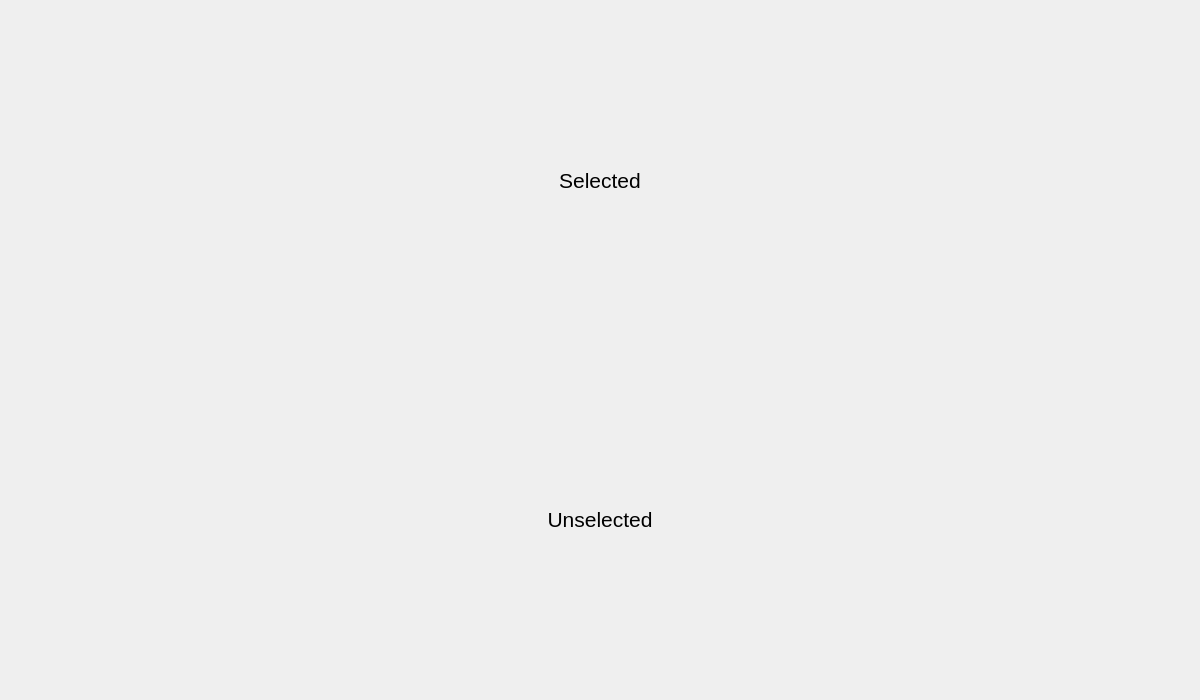
<?xml version="1.0" encoding="UTF-8"?>
<ui version="4.0">
 <class>ColorRangeViewer</class>
 <widget class="QDialog" name="ColorRangeViewer">
  <property name="geometry">
   <rect>
    <x>0</x>
    <y>0</y>
    <width>1200</width>
    <height>700</height>
   </rect>
  </property>
  <property name="windowTitle">
   <string>Color Range Viewer</string>
  </property>
  <layout class="QVBoxLayout" name="verticalLayout">
   <property name="spacing">
    <number>0</number>
   </property>
   <item>
    <widget class="QWidget" name="selectedWidget" native="true">
     <layout class="QVBoxLayout" name="verticalLayout_2">
      <item>
       <widget class="QLabel" name="selectedLabel">
        <property name="sizePolicy">
         <sizepolicy hsizetype="Preferred" vsizetype="Maximum">
          <horstretch>0</horstretch>
          <verstretch>0</verstretch>
         </sizepolicy>
        </property>
        <property name="font">
         <font>
          <pointsize>16</pointsize>
         </font>
        </property>
        <property name="toolTip">
         <string>Selected images for viewing.
Shows images that you've chosen to view in the range viewer.
Click on images below to add or remove them from this section.</string>
        </property>
        <property name="text">
         <string>Selected</string>
        </property>
        <property name="alignment">
         <set>Qt::AlignCenter</set>
        </property>
       </widget>
      </item>
      <item>
       <layout class="QHBoxLayout" name="selectedLayout">
        <property name="spacing">
         <number>0</number>
        </property>
       </layout>
      </item>
     </layout>
    </widget>
   </item>
   <item>
    <widget class="QWidget" name="widget" native="true">
     <layout class="QVBoxLayout" name="verticalLayout_3">
      <item>
       <widget class="QLabel" name="label">
        <property name="sizePolicy">
         <sizepolicy hsizetype="Preferred" vsizetype="Maximum">
          <horstretch>0</horstretch>
          <verstretch>0</verstretch>
         </sizepolicy>
        </property>
        <property name="font">
         <font>
          <pointsize>16</pointsize>
         </font>
        </property>
        <property name="toolTip">
         <string>Available images for viewing.
Shows all images from the input folder that are available to select.
Click on images to move them to the Selected section above.</string>
        </property>
        <property name="text">
         <string>Unselected</string>
        </property>
        <property name="alignment">
         <set>Qt::AlignCenter</set>
        </property>
       </widget>
      </item>
      <item>
       <layout class="QHBoxLayout" name="unselectedLayout">
        <property name="spacing">
         <number>0</number>
        </property>
       </layout>
      </item>
     </layout>
    </widget>
   </item>
  </layout>
 </widget>
 <resources/>
 <connections/>
</ui>
